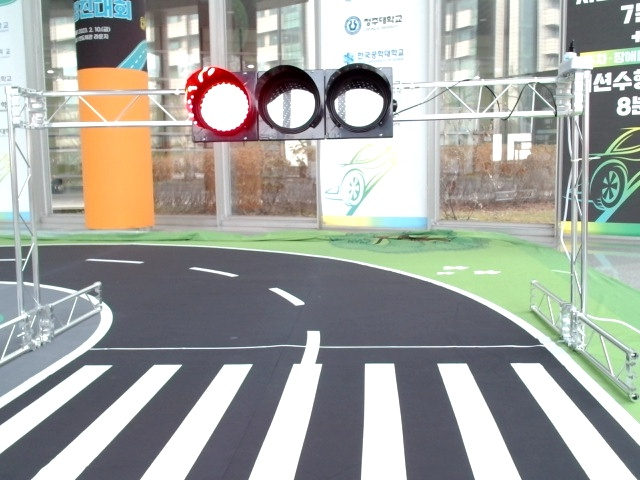
#> input picture test_images/02_15-00-50.jpg, 640 x 480 px
$ python -i lane_detection.py   (imports and definitions only)
#> lines starting #> are read from the running program, lines starting #| are printed output that depends on the picture; after the words box and inside, x2 and y2 are one past the last pixel; in counts of white or black regions, pixels touching at a corner belong together
import sys
import cv2
import numpy as np
# [1 line not run here, left out]

SATURATION = 150

class libLANE(object):
    def __init__(self):
        self.height = 0
        self.width = 0
        self.min_y = 0
        self.max_y = 0
        self.match_mask_color = 255
        self.poly_data_r = None
        self.poly_data_l = None
        self.poly_data_c = None
        self.line_bool_r = False
        self.line_bool_l = False
    def region_of_interest(self, image, vertices):
        mask = np.zeros_like(image)
        if len(image.shape) > 2:
            self.match_mask_color = (255,255,255)
        cv2.fillPoly(mask, vertices, self.match_mask_color)
        masked_image = cv2.bitwise_and(image, mask)
        return masked_image
    def weighted_img(self, image, initial_img, α=1, β=1., λ=0.):
        return cv2.addWeighted(initial_img, α, image, β, λ)
    def hough_transform(self, image, rho=None, theta=None, threshold=None, mll=None, mlg=None, mode="lineP"):
        if mode == "line":
            return cv2.HoughLines(image.copy(), rho, theta, threshold)
        elif mode == "lineP":
            return cv2.HoughLinesP(image.copy(), rho, theta, threshold, lines=np.array([]),
                                   minLineLength=mll, maxLineGap=mlg)
        elif mode == "circle":
            return cv2.HoughCircles(image.copy(), cv2.HOUGH_GRADIENT, dp=1, minDist=80,
                                    param1=200, param2=10, minRadius=40, maxRadius=100)
    def morphology(self, image, kernel_size=(None, None), mode="opening"):
        kernel = cv2.getStructuringElement(cv2.MORPH_RECT, kernel_size)

        if mode == "opening":
            dst = cv2.erode(image.copy(), kernel)
            return cv2.dilate(dst, kernel)
        elif mode == "closing":
            dst = cv2.dilate(image.copy(), kernel)
            return cv2.erode(dst, kernel)
        elif mode == "gradient":
            return cv2.morphologyEx(image.copy(), cv2.MORPH_GRADIENT, kernel)
    # [15 lines left out: function preprocess, not called in this run]
    def preprocess2(self, image, roi='a'):
        a_roi = np.array(
            [[(0, self.height-30), (0, 70),
              (self.width, 70), (self.width, self.height-30)]],
            dtype=np.int32)
        r_roi = np.array(
            [[(self.width/2, self.height), (self.width/2, 0),
              (self.width, 0), (self.width, self.height)]],
            dtype=np.int32)
        l_roi = np.array(
            [[(0, self.height - 50), (0, 0),
              (self.width /2 - 140, self.height - 50), (self.width /2 - 140, 0)]],
            dtype=np.int32)
        slow_roi = np.array(
            [[(0, self.height-55), (0, 100),
              (self.width, 100), (self.width, self.height-55)]],
            dtype=np.int32)
        image = image - 50
        image = np.clip(image, 0, 255)
        hsv = cv2.cvtColor(image, cv2.COLOR_BGR2HSV)
        white = cv2.inRange(hsv, (0, 0, 160), (180, 255, 255))  ### FIX ME
        black_mask = cv2.inRange(hsv, (0,0,0), (180, 255,90))
        open_black = self.morphology(black_mask, (20,20), mode="opening")
        lane_cand = cv2.dilate(open_black, cv2.getStructuringElement(cv2.MORPH_RECT, (80,80)))
        green_mask = cv2.inRange(hsv, (30, 20, 23), (70, 255, 255))  ### FIX ME
        green_imask = green_mask > 0
        white[green_imask] = 0
        lane = white * lane_cand
        i = lane > 0
        lane[i] = 255
        blur_image = cv2.GaussianBlur(lane, (5, 5), 0)
        open = self.morphology(blur_image, (27, 27), mode="opening")
        close = self.morphology(open, (8, 8), mode="closing")
        canny_image = cv2.Canny(close, 130, 250)
        if roi == 'a' :
            cropped_image = self.region_of_interest(canny_image, np.array([a_roi], np.int32))
        elif roi == 'r':
            cropped_image = self.region_of_interest(canny_image, np.array([r_roi], np.int32))
        elif roi == 'l':
            cropped_image = self.region_of_interest(canny_image, np.array([l_roi], np.int32))
        elif roi == 'slow':
            cropped_image = self.region_of_interest(canny_image, np.array([slow_roi], np.int32))
        else:
            cropped_image = canny_image
        return cropped_image
    def draw_lines(self, image, lines, color=[0, 0, 255], thickness=7):
        line_image = np.zeros((image.shape[0],image.shape[1],3),dtype=np.uint8)
        if lines is None:
            return
        for line in lines:
            for x1, y1, x2, y2 in line:
                cv2.line(line_image, (x1, y1), (x2, y2), color, thickness)
        return line_image
    # [7 lines left out: function draw_poly, not called in this run]
    def get_poly(self, line_y, line_x, lr, deg, weight=0.75):
        if deg == 1:
            poly_param = np.polyfit(line_y, line_x, deg=1)
        else:
            poly_param = np.polyfit(line_y, line_x, deg=2)
            if abs(poly_param[0]) > 0.0005 : ### FIX ME
                poly_param = np.polyfit(line_y, line_x, deg=1)
        if len(poly_param) == 2:
            poly_param = np.append(np.array([0]), poly_param)

        if lr == 'r':
            if self.poly_data_r is not None:
                poly_param = poly_param * (1 - weight) + self.poly_data_r * (weight)
            self.poly_data_r = poly_param
        elif lr == 'l':
            if self.poly_data_l is not None:
                poly_param = poly_param * (1 - weight) + self.poly_data_l * (weight)
            self.poly_data_l = poly_param
        else:
            if self.poly_data_c is not None:
                poly_param = poly_param * (1 - weight) + self.poly_data_c * (weight)
            self.poly_data_c = poly_param

        return poly_param
    # [6 lines left out: function poly_eval, not called in this run]
    def make_poly_1d(self, param):
        new_param = []
        for i in range(len(param)):
            if param[i] != 0:
                new_param.append(param[i])
        return np.poly1d(new_param)

    # PLAN A : USING ABOVE CAM
    # [147 lines left out: functions red_center, get_center_poly, right_lane, left_lane, add_lane, not called in this run]

    # PLAN B : USING SIDE CAM
    def steering_poly(self, poly, param):
        hfs = poly(self.width/2)
        if hfs < self.height * (2/10):
            steer = 'rightright'
        elif hfs > self.height * (8/10):
            steer = 'leftleft'
        elif hfs < self.height * (3/10):
            steer = 'right'
        elif hfs > self.height * (7/10):
            steer = 'left'
        else:
            if param[1] > 0.105:
                steer = 'right'
            elif param[1] < -0.105:
                steer = 'left'
            else:
                steer = 'forward'
        # print("steer by poly")
        return steer
    # [13 lines left out: function steering_notp, not called in this run]
    def hough_lane(self, image, roi='a'):
        self.height, self.width = image.shape[:2]

        pre_image = self.preprocess2(image, roi)
        lines = self.hough_transform(pre_image, rho=1, theta=np.pi/180, threshold=10, mll=40, mlg=20, mode="lineP")

        if lines is None:
            hough_result = image
        else:
            line_image = self.draw_lines(image, lines, color=[0, 0, 255], thickness=15)
            hough_result = self.weighted_img(line_image, image, 0.8, 1.0, 0)

        return lines, hough_result
    def side_lane(self, image, roi='a'):
        lines, hough = self.hough_lane(image, roi)
        line_x = []
        line_y = []

        if lines is not None:
            for line in lines:
                for x1, y1, x2, y2 in line:
                    slope = (y2 - y1) / (x2 - x1)
                    if np.abs(slope) < 0.3: ### FIX ME
                        line_x.extend([x1, x2])
                        line_y.extend([y1, y2])

            if len(line_y) != 0:
                # DRAW LINE
                poly_param = self.get_poly(line_x, line_y, 'l', deg=1, weight=0.3)  ### FIX ME
                poly_line = self.make_poly_1d(poly_param)
                # print(poly_param[1])
                c_steer = self.steering_poly(poly_line, poly_param)
                y_start = int(poly_line(0))
                y_end = int(poly_line(self.width))
                poly_image = self.draw_lines(image, [[[0, y_start, self.width, y_end], ]],
                                                       color=[255, 0, 255], thickness=15, )
                side_result = self.weighted_img(poly_image, image, 0.8, 1.0, 0)
            else:
                c_steer = self.steering_notp(image)
                side_result = image
        else:
            c_steer = self.steering_notp(image)
            side_result = image

        return c_steer, side_result

>>> import cv2
>>> picture = cv2.cvtColor(cv2.imread('../test_images/02_15-00-50.jpg'), cv2.COLOR_BGR2RGB)
>>> result = libLANE().side_lane(picture)
#> in preprocess2, `image = image - 50`:
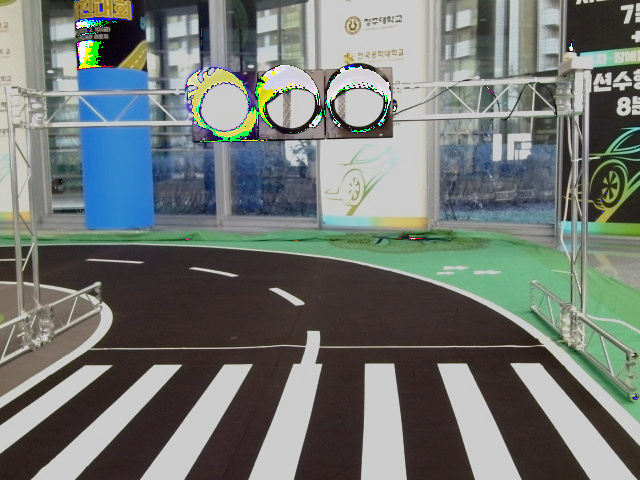
#> image: shape (480, 640, 3); mean of channels 0, 1, 2 115.5, 119.3, 113.2; drawn as B, G, R
#> in preprocess2, `lane_cand = cv2.dilate(open_black, cv2.getStructuringElement(cv2.MORPH..`:
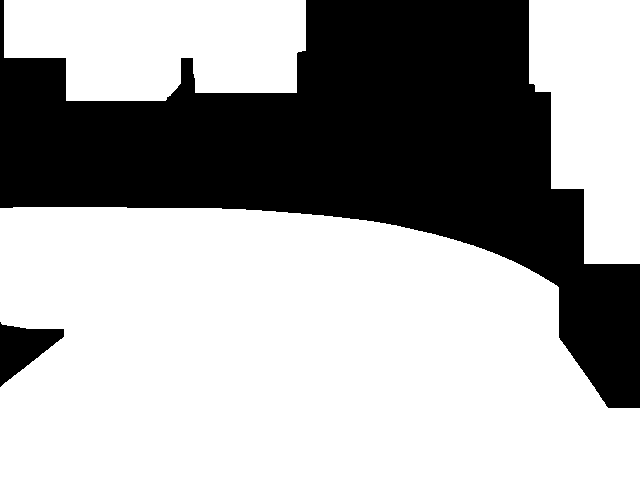
#> lane_cand: shape (480, 640); 64.6% white; 2 black regions, box (x1, y1, x2, y2) and area: (0, 0, 640, 408) 106648, (0, 322, 64, 387) 2168
#> in preprocess2, `white[green_imask] = 0`:
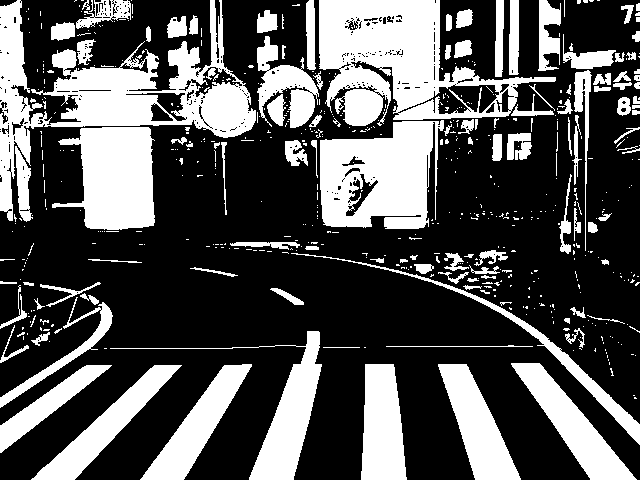
#> white: shape (480, 640); 32.7% white; 572 white regions (452 under 20 px), largest, box (x1, y1, x2, y2) and area: (0, 0, 256, 221) 15467, (319, 0, 556, 126) 14323, (320, 120, 444, 229) 9727
#> in preprocess2, `lane[i] = 255`:
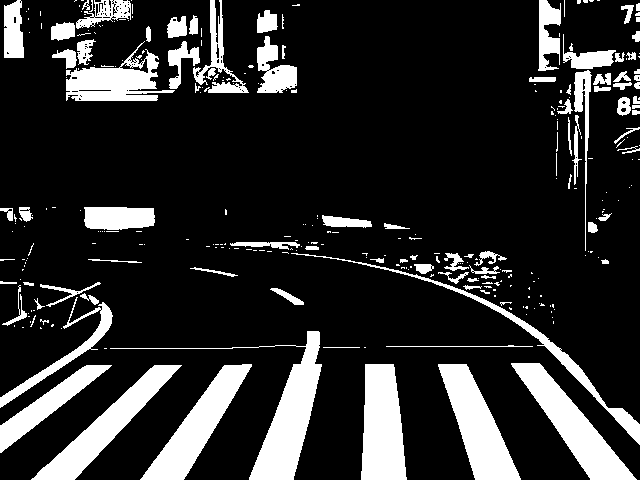
#> lane: shape (480, 640); 17.2% white; 304 white regions (210 under 20 px), largest, box (x1, y1, x2, y2) and area: (110, 331, 322, 480) 4928, (511, 363, 637, 480) 4462, (438, 364, 521, 480) 4388
#> in region_of_interest, `cv2.fillPoly(mask, vertices, self.match_mask_color)`:
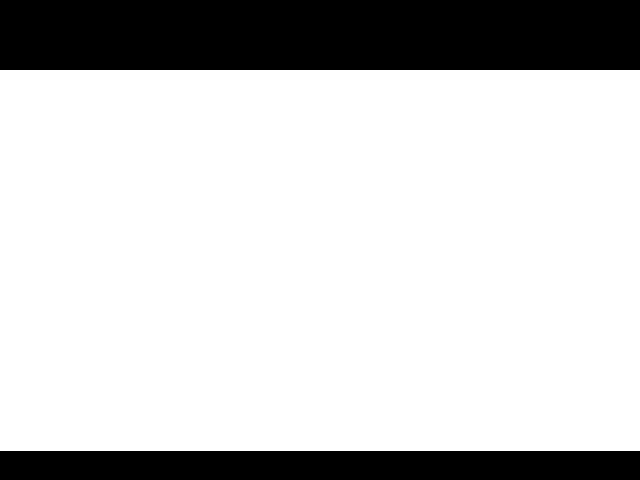
#> mask: shape (480, 640); 79.4% white; 2 black regions, box (x1, y1, x2, y2) and area: (0, 0, 640, 70) 44800, (0, 451, 640, 480) 18560
#> in region_of_interest, `masked_image = cv2.bitwise_and(image, mask)`:
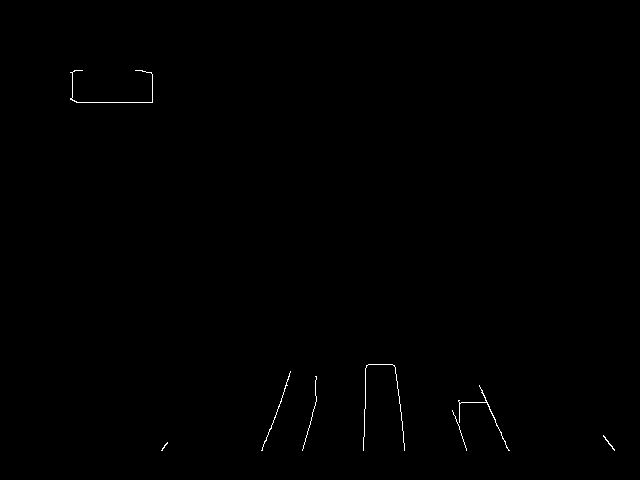
#> masked_image: shape (480, 640); 0.25% white in thin lines or dots, all inside (x1, y1, x2, y2) = (70, 70, 615, 451)
#> in hough_lane, `lines = self.hough_transform(pre_image, rho=1, theta=np.pi/180, thresh..`: lines = [[76, 102, 152, 102], [479, 385, 506, 447], [302, 450, 316, 398], [363, 450, 366, 365], [266, 440, 290, 371], [395, 367, 404, 444], [271, 428, 289, 376]]
#> the loop in draw_lines, `for line in lines:` made 7 passes
#> the loop in side_lane, `for line in lines:` made 7 passes
#> after the loop in side_lane, `for line in lines:`: line_x = [76, 152]; line_y = [102, 102]
#> in get_poly, `poly_param = np.polyfit(line_y, line_x, deg=1)`: poly_param = [1.73e-16, 102]
#> in get_poly, `poly_param = np.append(np.array([0]), poly_param)`: poly_param = [0, 1.73e-16, 102]
#> the loop in make_poly_1d, `for i in range(len(param)):` made 3 passes
#> after the loop in make_poly_1d, `for i in range(len(param)):`: new_param = [1.73e-16, 102]
#> in side_lane, `c_steer = self.steering_poly(poly_line, poly_param)`: c_steer = 'right'
#> in side_lane, `y_start = int(poly_line(0))`: y_start = 101
#> in side_lane, `y_end = int(poly_line(self.width))`: y_end = 102
#> call 2 of weighted_img, with α = 0.8, β = 1, λ = 0
#> in weighted_img (call 2), `return cv2.addWeighted(initial_img, α, image, β, λ)`:
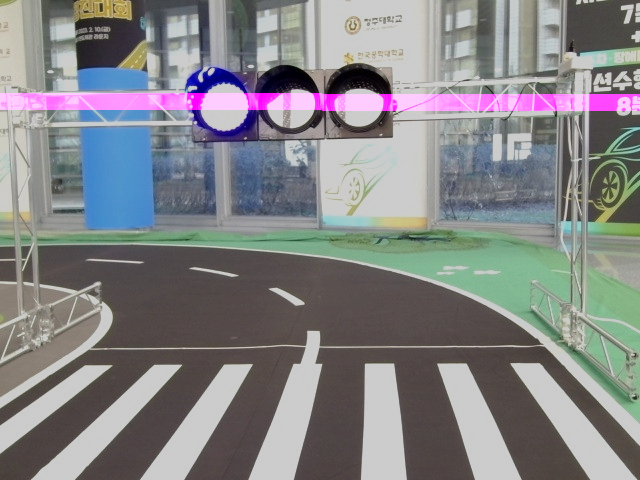
#> returned value: shape (480, 640, 3); mean of channels 0, 1, 2 133.8, 131.9, 131.5; drawn as B, G, R

$ run again, on test_images/02_15-00-57.jpg
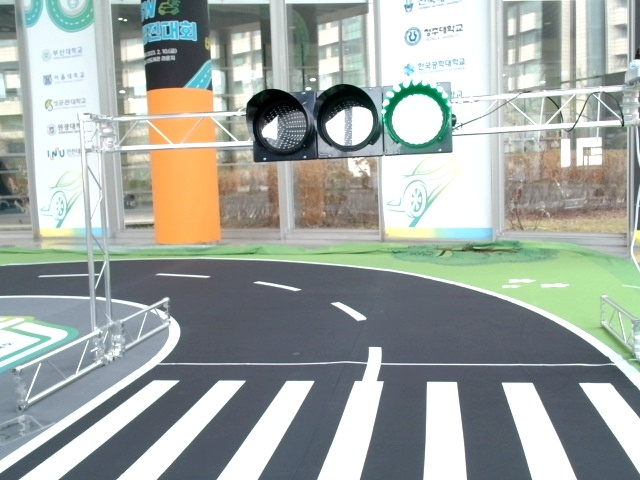
#> input picture test_images/02_15-00-57.jpg, 640 x 480 px
#> black_mask: shape (480, 640); 34.6% white; 447 white regions (363 under 20 px), largest, box (x1, y1, x2, y2) and area: (109, 259, 613, 364) 36592, (360, 365, 640, 480) 20453, (0, 363, 367, 480) 20224
#> in preprocess2, `lane_cand = cv2.dilate(open_black, cv2.getStructuringElement(cv2.MORPH..`:
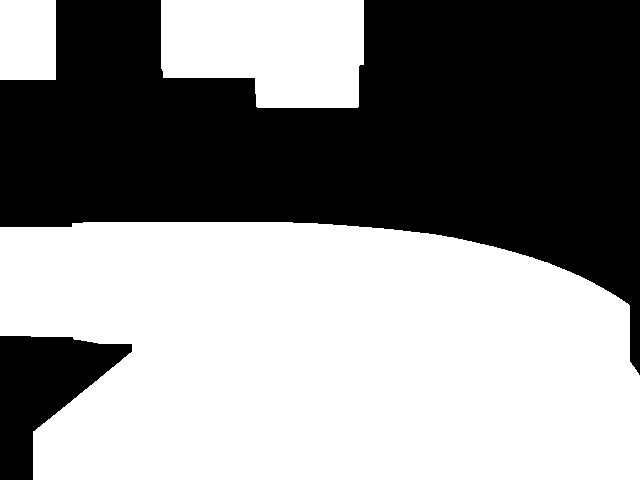
#> lane_cand: shape (480, 640); 54.8% white; 2 black regions, box (x1, y1, x2, y2) and area: (0, 0, 640, 375) 129039, (0, 336, 132, 480) 9831
#> green_imask: shape (480, 640) bool; 16.9% white; 466 white regions (409 under 20 px), largest, box (x1, y1, x2, y2) and area: (0, 227, 640, 374) 22751, (204, 0, 276, 112) 3695, (277, 0, 368, 93) 3189
#> canny_image: shape (480, 640); 0.37% white in thin lines or dots
#> mask: shape (480, 640); 79.4% white; 2 black regions, box (x1, y1, x2, y2) and area: (0, 0, 640, 70) 44800, (0, 451, 640, 480) 18560
#> masked_image: shape (480, 640); 0.2% white in thin lines or dots, all inside (x1, y1, x2, y2) = (28, 70, 640, 451)
#> in hough_lane, `lines = self.hough_transform(pre_image, rho=1, theta=np.pi/180, thresh..`: lines = [[457, 383, 465, 450], [540, 394, 564, 449], [426, 448, 428, 383], [330, 450, 352, 387], [540, 397, 564, 450]]
#> the loop in draw_lines, `for line in lines:` made 5 passes
#> the loop in side_lane, `for line in lines:` made 5 passes
#> after the loop in side_lane, `for line in lines:`: line_x = []
#> in steering_notp, `gray_mask = cv2.inRange(hsv, (0,0,0), (180, 255, 90))`:
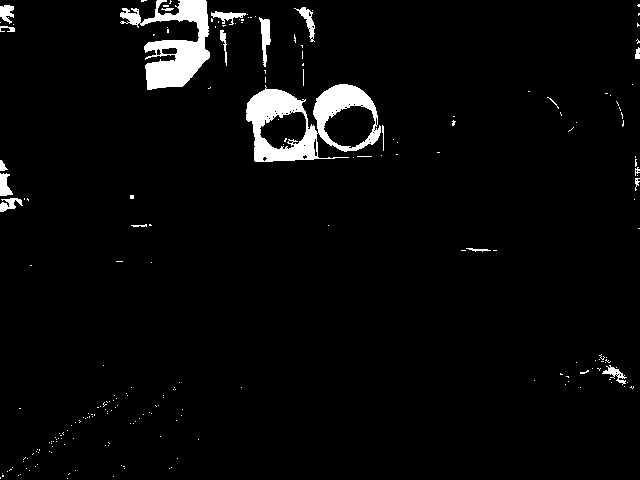
#> gray_mask: shape (480, 640); 3.5% white; 216 white regions (196 under 20 px), largest, box (x1, y1, x2, y2) and area: (246, 84, 381, 162) 4774, (120, 0, 210, 90) 3586, (259, 17, 271, 67) 306
#> green = 46226
#> gray = 10831
#> c_steer = 'leftleftleft'

$ run again, on test_images/02_15-01-07.jpg
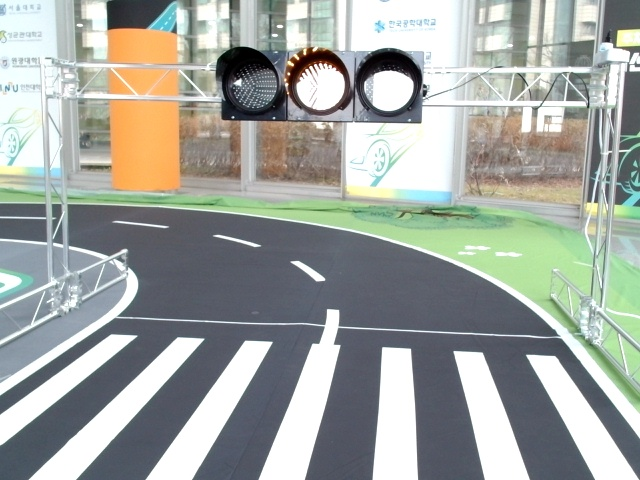
#> input picture test_images/02_15-01-07.jpg, 640 x 480 px
#> black_mask: shape (480, 640); 37.4% white; 409 white regions (317 under 20 px), largest, box (x1, y1, x2, y2) and area: (68, 204, 559, 337) 37968, (0, 318, 324, 480) 27401, (305, 328, 640, 480) 27376
#> in preprocess2, `lane_cand = cv2.dilate(open_black, cv2.getStructuringElement(cv2.MORPH..`:
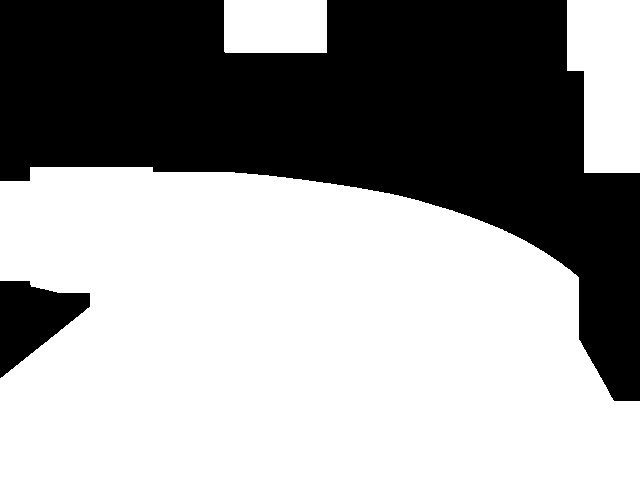
#> lane_cand: shape (480, 640); 60% white; 2 black regions, box (x1, y1, x2, y2) and area: (0, 0, 640, 401) 118014, (0, 281, 90, 378) 4927
#> green_imask: shape (480, 640) bool; 14.7% white; 433 white regions (364 under 20 px), largest, box (x1, y1, x2, y2) and area: (0, 165, 640, 413) 28978, (551, 0, 596, 67) 1495, (252, 0, 298, 52) 1269
#> canny_image: shape (480, 640); 0.42% white in thin lines or dots, all inside (x1, y1, x2, y2) = (42, 349, 632, 480)
#> mask: shape (480, 640); 79.4% white; 2 black regions, box (x1, y1, x2, y2) and area: (0, 0, 640, 70) 44800, (0, 451, 640, 480) 18560
#> masked_image: shape (480, 640); 0.24% white in thin lines or dots, all inside (x1, y1, x2, y2) = (167, 349, 622, 451)
#> in hough_lane, `lines = self.hough_transform(pre_image, rho=1, theta=np.pi/180, thresh..`: lines = [[378, 427, 382, 351], [411, 350, 417, 450], [272, 449, 303, 372], [490, 367, 519, 450], [313, 450, 334, 381], [463, 390, 475, 434], [414, 384, 417, 447], [271, 450, 292, 398]]
#> the loop in draw_lines, `for line in lines:` made 8 passes
#> the loop in side_lane, `for line in lines:` made 8 passes
#> after the loop in side_lane, `for line in lines:`: line_x = []
#> in steering_notp, `gray_mask = cv2.inRange(hsv, (0,0,0), (180, 255, 90))`:
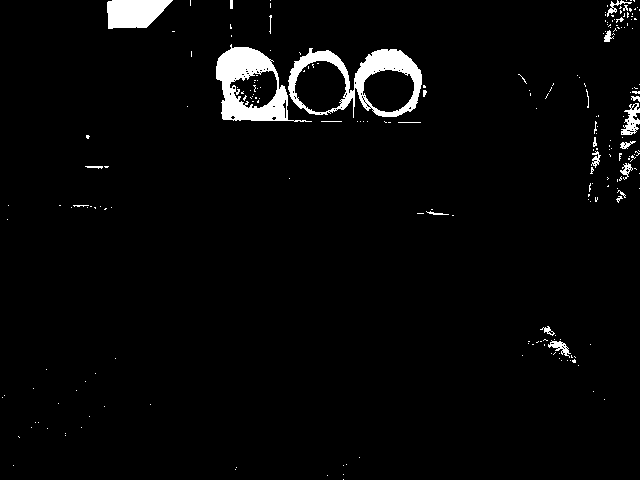
#> gray_mask: shape (480, 640); 3.1% white; 223 white regions (198 under 20 px), largest, box (x1, y1, x2, y2) and area: (288, 48, 422, 118) 3155, (216, 44, 312, 122) 3083, (107, 0, 173, 29) 1471
#> green = 40982
#> gray = 9564
#> c_steer = 'leftleftleft'
